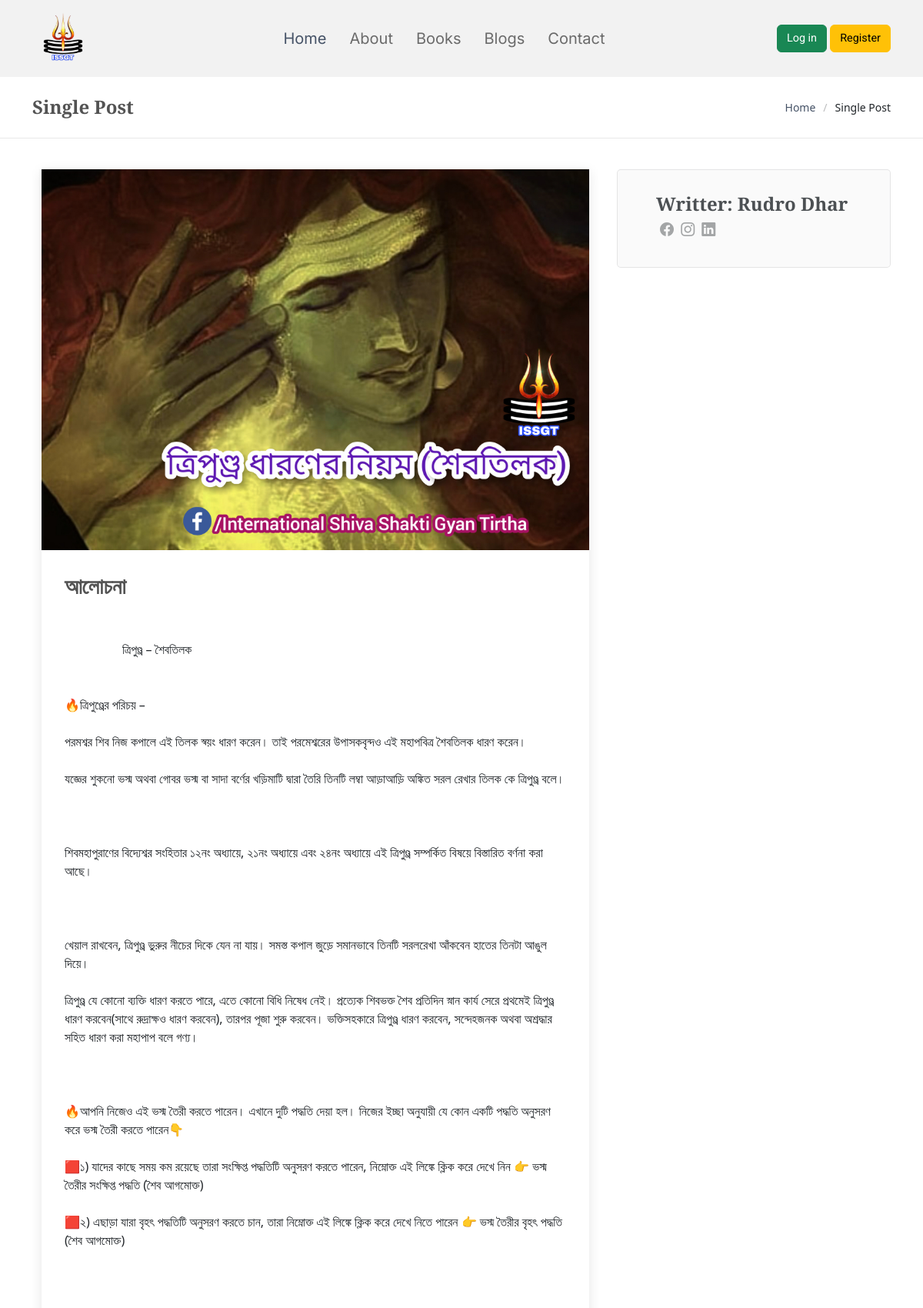
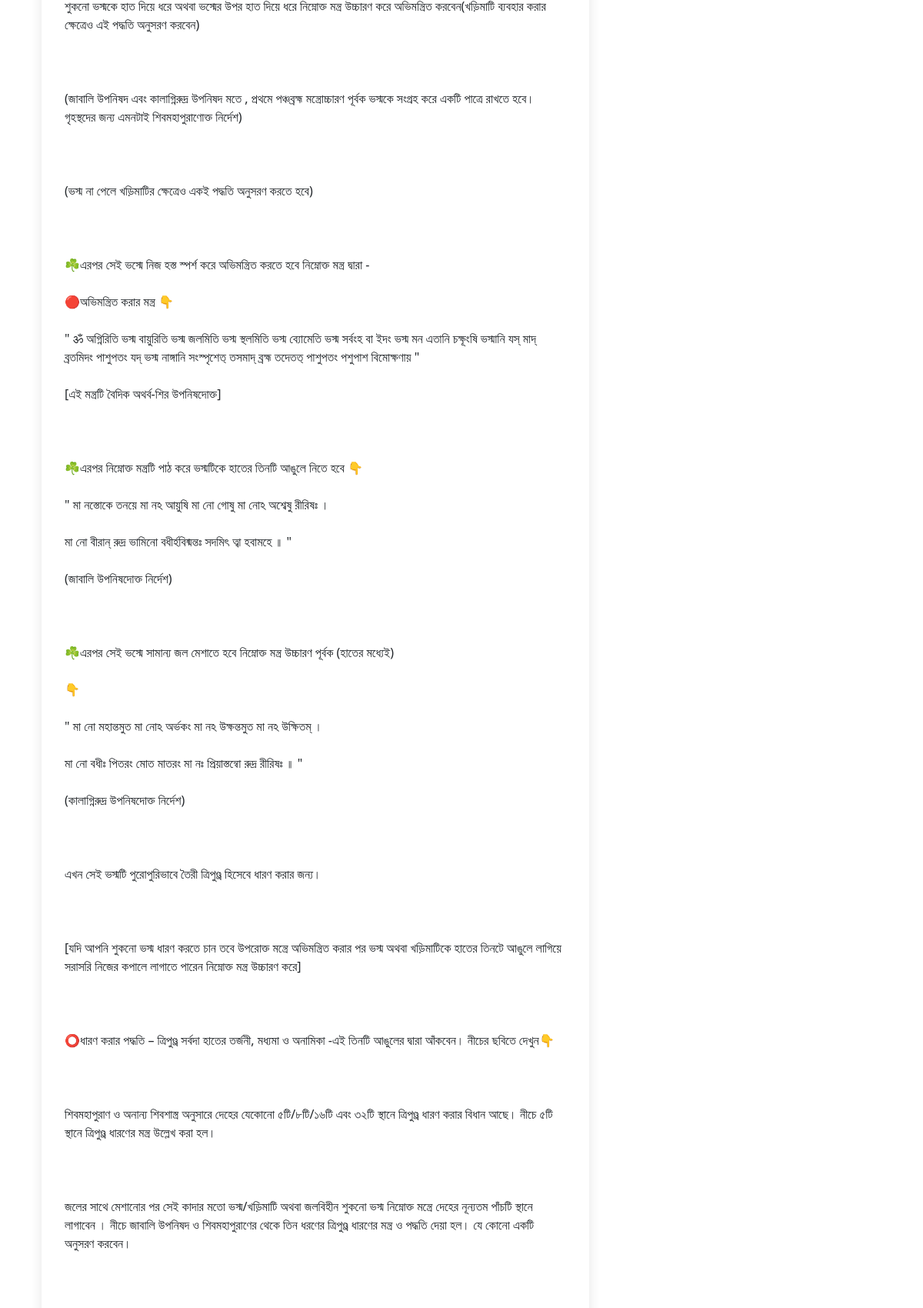
Screenshot of /blogs/blogs/tripunrda/ (upper part) with the database file from the repository (2 pictures, top to bottom).
### home/models.py (models this page shows, shortened)
class HomeBlog(models.Model):
    category = models.ForeignKey(Category, on_delete=models.CASCADE, related_name="blogs", verbose_name="Category")  # Blog category
    slug = models.SlugField(unique=True, verbose_name="Slug")  # URL-friendly slug for each blog
    published_date = models.DateTimeField(auto_now_add=True, verbose_name="Published Date")  # When the blog is published
    image = models.ImageField(upload_to='photos/blogs', blank=True, null=True, verbose_name="Image")  # Blog image
    is_featured = models.BooleanField(default=False, verbose_name="Featured")  # Whether the blog is featured
    content = models.TextField(verbose_name="Content")  # Full content of the blog post
    author = models.ForeignKey(settings.AUTH_USER_MODEL, on_delete=models.CASCADE, related_name="blogs", verbose_name="Author", default=1)
    class Meta:
        verbose_name = 'HomeBlog'
        verbose_name_plural = 'Home Blogs'

class Category(models.Model):
    name = models.CharField(max_length=100, unique=True, verbose_name="Category Name")
    slug = models.SlugField(unique=True, verbose_name="Slug")
    class Meta:
        verbose_name = "Category"
        verbose_name_plural = "Categories"
    def __str__(self):
        return self.name

### account/models.py (models this page shows, shortened)
class Account(AbstractBaseUser):
    first_name = models.CharField(max_length=50)
    last_name = models.CharField(max_length=50)
    username = models.CharField(max_length=20,unique= True)
    email = models.EmailField(max_length=100,unique=True)
    phone_number = models.CharField(max_length=100)
    date_join = models.DateTimeField(auto_now_add=True)
    last_login = models.DateTimeField(auto_now_add=True)
    is_admin = models.BooleanField(default=False)
    is_staff = models.BooleanField(default=False)
    is_active = models.BooleanField(default=False)
    is_superadmin = models.BooleanField(default= False)
    USERNAME_FIELD = 'email'
    REQUIRED_FIELDS = ['username','first_name','last_name',]
    objects = MyAccountManager()
    def full_name(self):
        return f'{self.first_name} {self.last_name}'

### blogs/views.py (the view)
# urls.py: path('blogs/<slug:slug>/', views.single_blog, name='single_blog'),
def single_blog(request, slug):
    blog = get_object_or_404(HomeBlog, slug=slug)
    comment = Comment.objects.filter(blog=blog).order_by('-created_at')
    context ={
        'blog': blog,
        'comment' : comment
    }
    return render(request, 'blogs/single_blog.html', context)

### templates/blogs/single_blog.html (shortened to what this page needs)
{% extends "base.html" %}
{% block content %}
{% include "partials/_navbar.html" %}
<main class="main">
  <div class="page-title">
    <div class="container d-lg-flex justify-content-between align-items-center">
      <h1 class="mb-2 mb-lg-0">Single Post</h1>
      <nav class="breadcrumbs">
        <ol>
          <li><a href="{% url "home" %}">Home</a></li>
          <li class="current">Single Post</li>
        </ol>
      </nav>
    </div>
  </div>
  <div class="container">
    <div class="row">
      <div class="col-lg-8">
        <section id="blog-details" class="blog-details section">
          <div class="container">
            <article class="article">
              <div class="post-img">
                <img src="{{blog.image.url}}" alt="" class="img-fluid">
              </div>
              <h2 class="title">{{blog.category}}</h2>
              <div class="content">
                <p style="white-space: pre-wrap;">
                </p>
              </div>
            </article>
          </div>
        </section>
      </div>
      <div class="col-lg-4 sidebar">
        <div class="widgets-container">
          <div class="blog-author-widget widget-item">
            <div class="d-flex flex-column align-items-center">
              <div class="d-flex align-items-center w-100">
                <div>
                  <h4>Writter: {{blog.author.full_name}}</h4>
                  <div class="social-links">
                    <a href="https://facebook.com/#"><i class="bi bi-facebook"></i></a>
                    <a href="https://instagram.com/#"><i class="biu bi-instagram"></i></a>
                    <a href="https://instagram.com/#"><i class="biu bi-linkedin"></i></a>
                  </div>
                </div>
              </div>
            </div>
          </div>
        </div>
      </div>
    </div>
  </div>
</main>
{% endblock content %}

### static/css/main.css (style rules this page uses)
:root { --default-font: "EB Garamond", system-ui, -apple-system, "Segoe UI", Roboto, "Helvetica Neue", Arial, "Noto Sans", "Liberation Sans", sans-serif, "Apple Color Emoji", "Segoe UI Emoji", "Segoe UI Symbol", "Noto Color Emoji"; --heading-font: "EB Garamond", sans-serif; --nav-font: "Inter", sans-serif; }
:root { --background-color: #ffffff; --default-color: #212529; --heading-color: #535353; --accent-color: #465367; --surface-color: #ffffff; --contrast-color: #ffffff; }
:root { --nav-color: #6a6a6a; --nav-hover-color: #465367; --nav-mobile-background-color: #ffffff; --nav-dropdown-background-color: #ffffff; --nav-dropdown-color: #6a6a6a; --nav-dropdown-hover-color: #465367; }
:root { scroll-behavior: smooth; }
body { color: var(--default-color); background-color: var(--background-color); font-family: var(--default-font); }
a { color: var(--accent-color); text-decoration: none; transition: 0.3s; }
h1, h2, h3, h4, h5, h6 { color: var(--heading-color); font-family: var(--heading-font); }
.page-title { color: var(--default-color); background-color: var(--background-color); padding: 25px 0; position: relative; border-bottom: 1px solid color-mix(in srgb, var(--default-color), transparent 90%); }
.page-title h1 { font-size: 24px; font-weight: 700; }
.page-title .breadcrumbs ol { display: flex; flex-wrap: wrap; list-style: none; padding: 0; margin: 0; font-size: 14px; font-weight: 400; }
.page-title .breadcrumbs ol li+li { padding-left: 10px; }
.page-title .breadcrumbs ol li+li::before { content: "/"; display: inline-block; padding-right: 10px; color: color-mix(in srgb, var(--default-color), transparent 70%); }
section, .section { color: var(--default-color); background-color: var(--background-color); padding: 40px 0; scroll-margin-top: 90px; overflow: clip; }
.blog-details { padding-bottom: 30px; }
.blog-details .article { background-color: var(--surface-color); padding: 30px; box-shadow: 0 4px 16px rgba(0, 0, 0, 0.1); }
.blog-details .post-img { margin: -30px -30px 20px -30px; overflow: hidden; }
.blog-details .title { color: var(--heading-color); font-size: 28px; font-weight: 700; padding: 0; margin: 30px 0; }
.blog-details .content { margin-top: 20px; }
.widgets-container { margin: 40px 0 30px 0; }
.widget-item { margin-bottom: 30px; background-color: color-mix(in srgb, var(--default-color), transparent 98%); border: 1px solid color-mix(in srgb, var(--default-color), transparent 90%); padding: 30px; border-radius: 5px; }
.widget-item:last-child { margin-bottom: 0; }
.blog-author-widget h4 { font-weight: 600; font-size: 24px; margin-bottom: 0px; padding: 0; color: color-mix(in srgb, var(--default-color), transparent 20%); }
.blog-author-widget .social-links { margin: 5px 0; }
.blog-author-widget .social-links a { color: color-mix(in srgb, var(--default-color), transparent 60%); margin-right: 5px; font-size: 18px; }

### rows the page displays
HomeBlog: image (picture), category "আলোচনা", author.full_name "Rudro Dhar"
